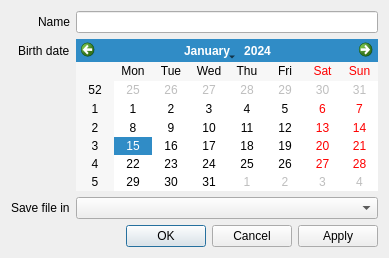
<?xml version="1.0" encoding="UTF-8"?>
<ui version="4.0">
 <class>AddDialog</class>
 <widget class="QDialog" name="AddDialog">
  <property name="geometry">
   <rect>
    <x>0</x>
    <y>0</y>
    <width>389</width>
    <height>258</height>
   </rect>
  </property>
  <property name="windowTitle">
   <string>Add birthdate</string>
  </property>
  <layout class="QVBoxLayout" name="verticalLayout">
   <item>
    <layout class="QFormLayout" name="FormLayout">
     <property name="labelAlignment">
      <set>Qt::AlignRight|Qt::AlignTrailing|Qt::AlignVCenter</set>
     </property>
     <item row="1" column="0">
      <widget class="QLabel" name="nameLabel">
       <property name="text">
        <string>Name</string>
       </property>
      </widget>
     </item>
     <item row="1" column="1">
      <widget class="QLineEdit" name="nameEdit">
       <property name="placeholderText">
        <string/>
       </property>
      </widget>
     </item>
     <item row="2" column="1">
      <widget class="QCalendarWidget" name="dateWidget"/>
     </item>
     <item row="2" column="0">
      <widget class="QLabel" name="dateLabel">
       <property name="text">
        <string>Birth date</string>
       </property>
      </widget>
     </item>
     <item row="3" column="1">
      <widget class="QComboBox" name="saveComboBox"/>
     </item>
     <item row="3" column="0">
      <widget class="QLabel" name="saveLabel">
       <property name="text">
        <string>Save file in</string>
       </property>
      </widget>
     </item>
    </layout>
   </item>
   <item>
    <widget class="QDialogButtonBox" name="buttonBox">
     <property name="standardButtons">
      <set>QDialogButtonBox::Apply|QDialogButtonBox::Cancel|QDialogButtonBox::Ok</set>
     </property>
     <property name="centerButtons">
      <bool>false</bool>
     </property>
    </widget>
   </item>
  </layout>
 </widget>
 <resources/>
 <connections>
  <connection>
   <sender>buttonBox</sender>
   <signal>accepted()</signal>
   <receiver>AddDialog</receiver>
   <slot>accept()</slot>
   <hints>
    <hint type="sourcelabel">
     <x>194</x>
     <y>235</y>
    </hint>
    <hint type="destinationlabel">
     <x>194</x>
     <y>128</y>
    </hint>
   </hints>
  </connection>
  <connection>
   <sender>buttonBox</sender>
   <signal>rejected()</signal>
   <receiver>AddDialog</receiver>
   <slot>reject()</slot>
   <hints>
    <hint type="sourcelabel">
     <x>194</x>
     <y>235</y>
    </hint>
    <hint type="destinationlabel">
     <x>194</x>
     <y>128</y>
    </hint>
   </hints>
  </connection>
 </connections>
</ui>
